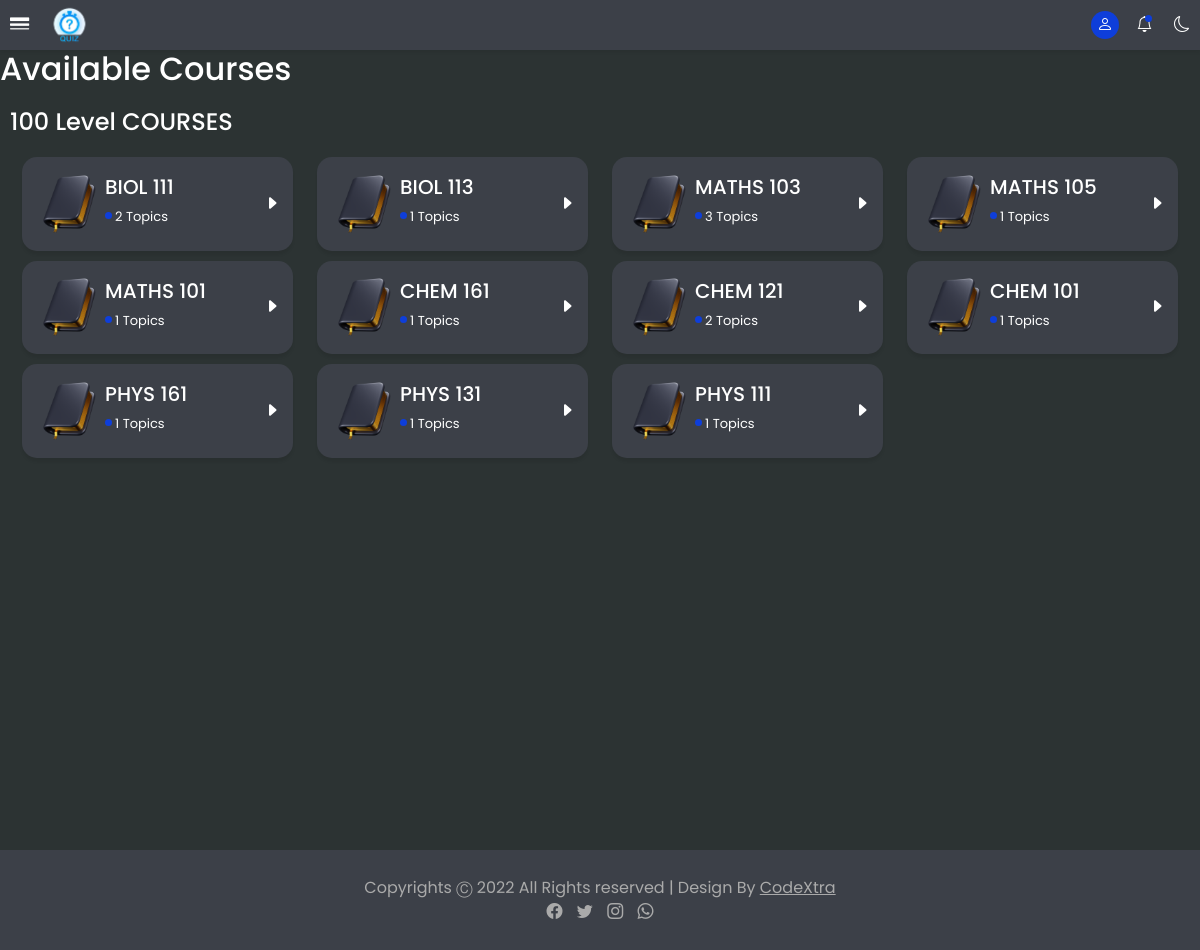
Screenshot of /user/courses.php?user=5 with the database file from the repository.
### tables this page shows
CREATE TABLE `classes` (
  `id` int(11) NOT NULL,
  `class_id` text NOT NULL,
  `class_name` text NOT NULL,
  `teacher` int(11) DEFAULT 0,
  `date_created` int(11) NOT NULL
);

CREATE TABLE `courses` (
  `id` int(11) NOT NULL,
  `course_id` text NOT NULL,
  `course_category_id` int(11) NOT NULL,
  `course_name` text NOT NULL,
  `course_short_name` text NOT NULL,
  `level` int(11) NOT NULL,
  `date_created` int(11) NOT NULL
);

### user/navbar.php (called while the page is built, shortened)
<?php
  if(isset($_GET['user'])) {
    $user_id = $_GET['user'];
  }
?>

### user/courses.php (the view, shortened to what this page needs)
<!DOCTYPE html>
<html lang="en">
<head>
  <link href="https://cdn.jsdelivr.net/npm/bootstrap@5.0.2/dist/css/bootstrap.min.css" rel="stylesheet">
  <link rel="stylesheet" href="https://cdn.jsdelivr.net/npm/bootstrap-icons@1.9.1/font/bootstrap-icons.css">
  <link rel="stylesheet" href="../public/style.css">
</head>
<body>
<?php
  require("./header.php");
  require("./navbar.php");
  ?>
    <main>
        <div class="head">
          <h2>Available Courses</h2>
          <?php
            $sql = "SELECT * FROM classes;";
            $result = mysqli_query($conn, $sql);
            if (mysqli_num_rows($result) > 0) {
              while ($row = mysqli_fetch_assoc($result)) {
                $class_id = $row['id'];
                $class_name = $row['class_name'];
                $sql1 = "SELECT * FROM courses WHERE `level` = '$class_id';";
                $result1 = mysqli_query($conn, $sql1);
                if (mysqli_num_rows($result1) > 0) {
                  echo '<div class="courses">
                <div class="level">
                  <h4>'.$class_name.' COURSES</h4>
                </div>
                <div class="row">';
                  while ($row1 = mysqli_fetch_assoc($result1)) {
                    $course_id = $row1['id'];
                    $course_short_name = $row1['course_short_name'];
                    $sql2 = "SELECT * FROM topics WHERE course_id = '$course_id';";
                    $result2 = mysqli_query($conn, $sql2);
                    $topics = mysqli_num_rows($result2);
                    echo '<div class="col-md-3">
                      <a href="./course.php?course='.$course_id.'&user='.$user_id.'">
                      <div class="course">
                        <div class="main">
                          <div class="image">
                            <img src="../images/course.png" alt="Course">
                          </div>
                          <div class="text">
                            <h5>'.$course_short_name.'</h5>
                            <p>'.$topics.' Topics</p>
                          </div>
                        </div>
                        <div class="icon">
                          <i class="bi bi-caret-right-fill"></i>
                        </div>
                      </div>
                    </a>
                    </div>';
                  }
                }
                echo '</div>
              </div>';
              }
            }
          ?>
    <?php
  require "../admin/footer.php";
  ?>
</body>
</html>

### public/style.css (style rules this page uses)
:root { --bg: #f0f0f1; --blue: #0e3eda; --light-blue: #5d8bf4; --white: #fff; --gray: #ddd; --dark-gray: #444; --dark : #000; }
* { margin: 0; padding: 0; box-sizing: border-box; font-family: 'Poppins', sans-serif; }
body { background-color: var(--bg); }
main { margin-top: 50px; width: 100%; min-height: 100%; transition: all 0.5s ease; color: var(--dark); }
main .row { width: 100%; margin-left: 0; }
nav.nav-collapse ~ main { width: 100%; height: 100%; }
main .head, main .level { margin: 10px 0; }
main .courses { margin: 20px 10px; }
main .courses .col-md-3 { margin-top: 10px; }
main .courses a { text-decoration: none; color: var(--dark); }
main .courses .course, main .courses .course .main { display: flex; align-items: center; justify-content: space-between; }
main .courses .course { padding: 8px 13px; border-radius: 15px; background-color: var(--white); box-shadow: 0 4px 3px 0 rgba(0, 0, 0, 0.07); }
main .courses .course .main .text { margin-top: 10px; }
main .courses .course .main .text p { position: relative; font-size: 13px; margin-left: 10px; }
main .courses .course .main .text p::before { content: ""; position: absolute; top: 5px; left: -10px; width: 7px; height: 7px; border-radius: 50%; background-color: var(--blue); }
main .courses .image { width: 70px; height: 70px; }
main .courses .image img { width: 100%; height: 100%; }
html, body { height: 100%; margin: 0; }

### rows the page displays
classes: class_name "100 Level"
courses: course_short_name "BIOL 111", topics "2"
courses: course_short_name "BIOL 113", topics "1"
courses: course_short_name "MATHS 103", topics "3"
courses: course_short_name "MATHS 105", topics "1"
courses: course_short_name "MATHS 101", topics "1"
courses: course_short_name "CHEM 161", topics "1"
courses: course_short_name "CHEM 121", topics "2"
courses: course_short_name "CHEM 101", topics "1"
courses: course_short_name "PHYS 161", topics "1"
courses: course_short_name "PHYS 131", topics "1"
courses: course_short_name "PHYS 111", topics "1"
